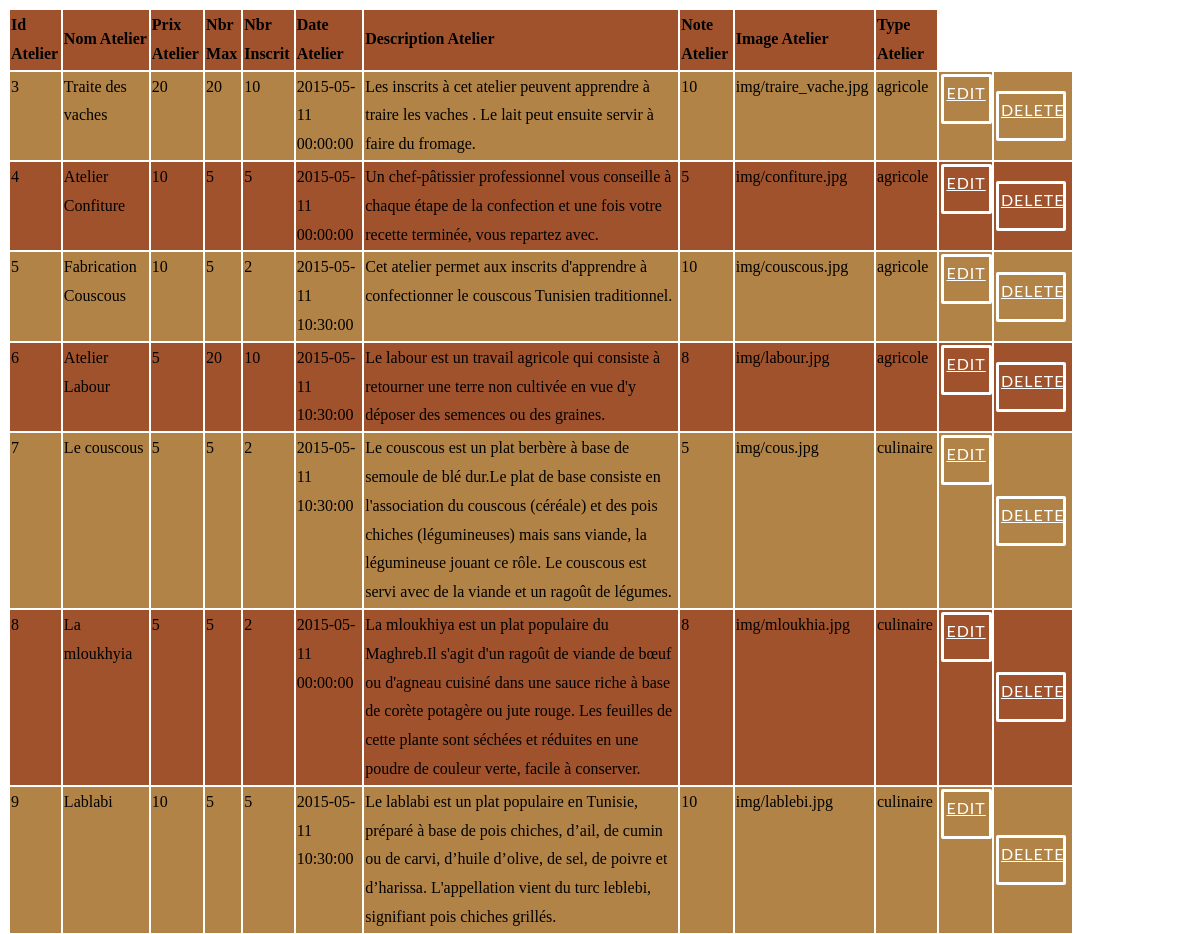
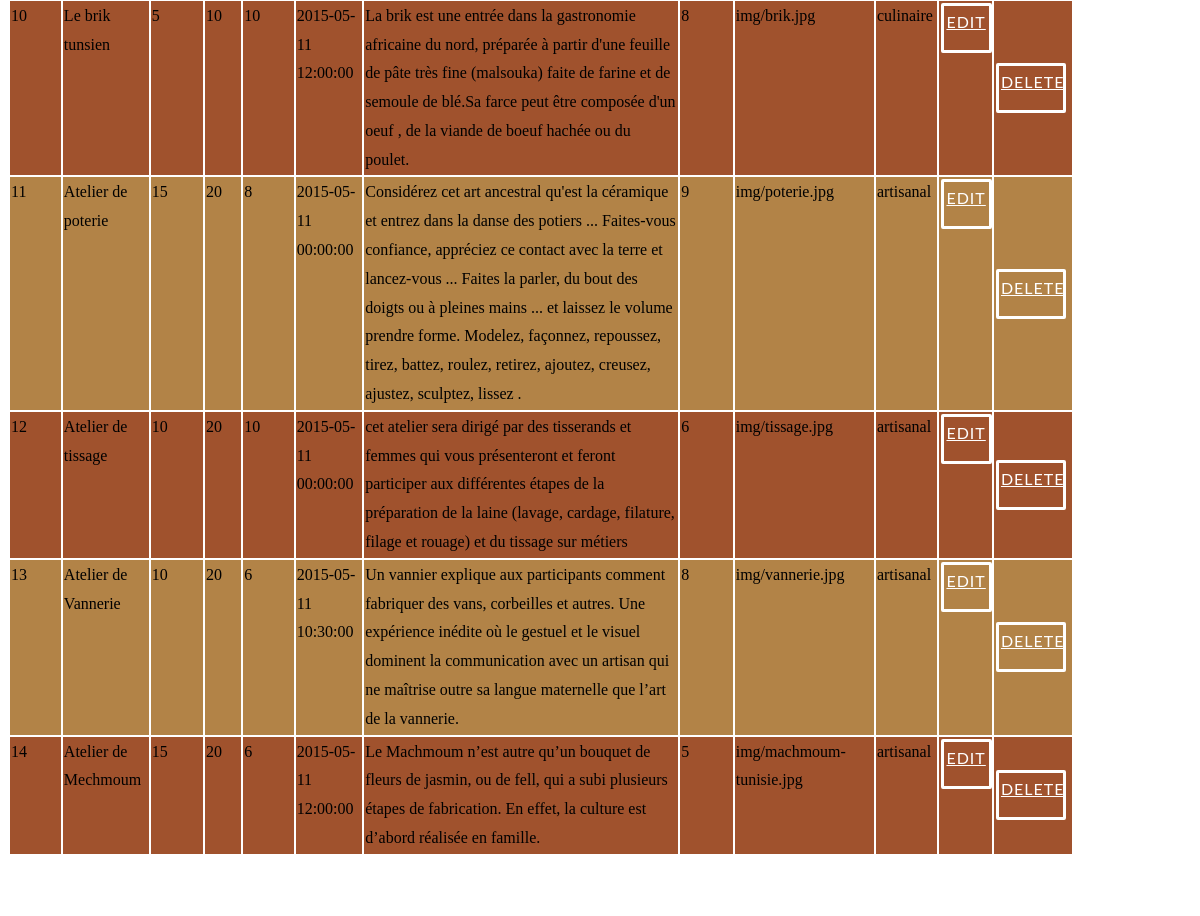
The page /pfc/cpanel/atelier/list.php on the database its author committed (2 pictures, top to bottom).
### tables this page shows
CREATE TABLE IF NOT EXISTS `atelier` (
  `id_atelier` int(11) NOT NULL AUTO_INCREMENT,
  `nom_atelier` varchar(50) NOT NULL,
  `prix_atelier` decimal(10,0) NOT NULL,
  `nbr_max` int(11) NOT NULL,
  `nbr_inscrit` int(11) NOT NULL,
  `date_atelier` datetime NOT NULL,
  `description_atelier` text NOT NULL,
  `note_atelier` decimal(10,0) NOT NULL,
  `image_atelier` varchar(200) NOT NULL,
  `type_atelier` varchar(20) NOT NULL,
  PRIMARY KEY (`id_atelier`)
);

### pfc/cpanel/atelier/list.php (the view, shortened to what this page needs)
<HTML>
	<head>
		<link rel="stylesheet" type="text/css" href="../css/view_style.css">
	</head>
<?php
echo "<table border=0 class='view' >";
echo "<tr>";
echo "<td><b>Id Atelier</b></td>";
echo "<td><b>Nom Atelier</b></td>";
echo "<td><b>Prix Atelier</b></td>";
echo "<td><b>Nbr Max</b></td>";
echo "<td><b>Nbr Inscrit</b></td>";
echo "<td><b>Date Atelier</b></td>";
echo "<td><b>Description Atelier</b></td>";
echo "<td><b>Note Atelier</b></td>";
echo "<td><b>Image Atelier</b></td>";
echo "<td><b>Type Atelier</b></td>";
echo "</tr>";
$result = mysql_query("SELECT * FROM `atelier`") or trigger_error(mysql_error());
while($row = mysql_fetch_array($result)){
foreach($row AS $key => $value) { $row[$key] = stripslashes($value); }
echo "<tr>";
echo "<td valign='top'>" . nl2br( $row['id_atelier']) . "</td>";
echo "<td valign='top'>" . nl2br( $row['nom_atelier']) . "</td>";
echo "<td valign='top'>" . nl2br( $row['prix_atelier']) . "</td>";
echo "<td valign='top'>" . nl2br( $row['nbr_max']) . "</td>";
echo "<td valign='top'>" . nl2br( $row['nbr_inscrit']) . "</td>";
echo "<td valign='top'>" . nl2br( $row['date_atelier']) . "</td>";
echo "<td valign='top'>" . nl2br( $row['description_atelier']) . "</td>";
echo "<td valign='top'>" . nl2br( $row['note_atelier']) . "</td>";
echo "<td valign='top'>" . nl2br( $row['image_atelier']) . "</td>";
echo "<td valign='top'>" . nl2br( $row['type_atelier']) . "</td>";
echo "<td valign='top'><a href=edit.php?id_atelier={$row['id_atelier']} class='popup-button'>Edit</a></td><td><a href=delete.php?id_atelier={$row['id_atelier']} class='popup-button'>Delete</a></td> ";
echo "</tr>";
}
echo "</table>";
echo "<a href=new.php class='popup-button'>New Row</a>";
?>

### pfc/cpanel/css/view_style.css (style rules this page uses)
table { width: 90%; margin :0; height: auto; }
tbody tr:nth-child(even) { background-color: #B28347 !important; line-height : 1.8em; font-size: 100%; }
tbody tr:nth-child(odd) { background-color: #A0522D !important; line-height : 1.8em; font-size: 100%; }
.popup-button { border: 3px solid #FFF !important; padding: 2px !important; background: transparent !important; color: #FFF !important; font-family: 'Lato', Calibri, Arial, sans-serif; font-size: 1em !important; letter-spacing: 1px !important; text-transform: uppercase !important; cursor: pointer !important; display: inline-block !important; width : 80% !important; max-width : 150px; min-height : 40px; margin: 1px !important; border-radius: 2px !important; text-align: center; -webkit-transition: all 0.3s !important; -o-transition: all 0.3s !important; transition: all 0.3s !important; }

### rows shown on the page
atelier: id_atelier "3", nom_atelier "Traite des vaches", prix_atelier "20", nbr_max "20", nbr_inscrit "10", date_atelier "2015-05-11 00:00:00", description_atelier "Les inscrits à cet atelier peuvent apprendre à traire les vaches . Le lait peut ensuite servir à faire du fromage.", note_atelier "10", image_atelier "img/traire_vache.jpg", type_atelier "agricole"
atelier: id_atelier "4", nom_atelier "Atelier Confiture", prix_atelier "10", nbr_max "5", nbr_inscrit "5", date_atelier "2015-05-11 00:00:00", description_atelier "Un chef-pâtissier professionnel vous conseille à chaque étape de la confection et une fois votre recette terminée, vous repartez avec.", note_atelier "5", image_atelier "img/confiture.jpg", type_atelier "agricole"
atelier: id_atelier "5", nom_atelier "Fabrication Couscous", prix_atelier "10", nbr_max "5", nbr_inscrit "2", date_atelier "2015-05-11 10:30:00", description_atelier "Cet atelier permet aux inscrits d'apprendre à confectionner le couscous Tunisien traditionnel.", note_atelier "10", image_atelier "img/couscous.jpg", type_atelier "agricole"
atelier: id_atelier "6", nom_atelier "Atelier Labour", prix_atelier "5", nbr_max "20", nbr_inscrit "10", date_atelier "2015-05-11 10:30:00", description_atelier "Le labour est un travail agricole qui consiste à retourner une terre non cultivée en vue d'y déposer des semences ou des graines.", note_atelier "8", image_atelier "img/labour.jpg", type_atelier "agricole"
atelier: id_atelier "7", nom_atelier "Le couscous", prix_atelier "5", nbr_max "5", nbr_inscrit "2", date_atelier "2015-05-11 10:30:00", description_atelier "Le couscous est un plat berbère à base de semoule de blé dur.Le plat de base consiste en l'association du couscous (céréale) et des pois chiches (légumineuses) mais sans viande, la légumineuse jouant ce rôle. Le couscous est servi avec de la viande et un ragoût de légumes.", note_atelier "5", image_atelier "img/cous.jpg", type_atelier "culinaire"
atelier: id_atelier "8", nom_atelier "La mloukhyia", prix_atelier "5", nbr_max "5", nbr_inscrit "2", date_atelier "2015-05-11 00:00:00", description_atelier "La mloukhiya est un plat populaire du Maghreb.Il s'agit d'un ragoût de viande de bœuf ou d'agneau cuisiné dans une sauce riche à base de corète potagère ou jute rouge. Les feuilles de cette plante sont séchées et réduites en une poudre de couleur verte, facile à conserver.", note_atelier "8", image_atelier "img/mloukhia.jpg", type_atelier "culinaire"
atelier: id_atelier "9", nom_atelier "Lablabi", prix_atelier "10", nbr_max "5", nbr_inscrit "5", date_atelier "2015-05-11 10:30:00", description_atelier "Le lablabi est un plat populaire en Tunisie, préparé à base de pois chiches, d’ail, de cumin ou de carvi, d’huile d’olive, de sel, de poivre et d’harissa. L'appellation vient du turc leblebi, signifiant pois chiches grillés.", note_atelier "10", image_atelier "img/lablebi.jpg", type_atelier "culinaire"
atelier: id_atelier "10", nom_atelier "Le brik tunsien", prix_atelier "5", nbr_max "10", nbr_inscrit "10", date_atelier "2015-05-11 12:00:00", description_atelier "La brik est une entrée dans la gastronomie africaine du nord, préparée à partir d'une feuille de pâte très fine (malsouka) faite de farine et de semoule de blé.Sa farce peut être composée d'un oeuf , de la viande de boeuf hachée ou du poulet.", note_atelier "8", image_atelier "img/brik.jpg", type_atelier "culinaire"
atelier: id_atelier "11", nom_atelier "Atelier de poterie", prix_atelier "15", nbr_max "20", nbr_inscrit "8", date_atelier "2015-05-11 00:00:00", description_atelier "Considérez cet art ancestral qu'est la céramique et entrez dans la danse des potiers ... Faites-vous confiance, appréciez ce contact avec la terre et lancez-vous ... Faites la parler, du bout des doigts ou à pleines mains ... et laissez le volume prendre forme. Modelez, façonnez, repoussez, tirez, battez, roulez, retirez, ajoutez, creusez, ajustez, sculptez, lissez .", note_atelier "9", image_atelier "img/poterie.jpg", type_atelier "artisanal"
atelier: id_atelier "12", nom_atelier "Atelier de tissage", prix_atelier "10", nbr_max "20", nbr_inscrit "10", date_atelier "2015-05-11 00:00:00", description_atelier "cet atelier sera dirigé par des tisserands et femmes qui vous présenteront et feront participer aux différentes étapes de la préparation de la laine (lavage, cardage, filature, filage et rouage) et du tissage sur métiers", note_atelier "6", image_atelier "img/tissage.jpg", type_atelier "artisanal"
atelier: id_atelier "13", nom_atelier "Atelier de Vannerie", prix_atelier "10", nbr_max "20", nbr_inscrit "6", date_atelier "2015-05-11 10:30:00", description_atelier "Un vannier explique aux participants comment fabriquer des vans, corbeilles et autres. Une expérience inédite où le gestuel et le visuel dominent la communication avec un artisan qui ne maîtrise outre sa langue maternelle que l’art de la vannerie.", note_atelier "8", image_atelier "img/vannerie.jpg", type_atelier "artisanal"
atelier: id_atelier "14", nom_atelier "Atelier de Mechmoum", prix_atelier "15", nbr_max "20", nbr_inscrit "6", date_atelier "2015-05-11 12:00:00", description_atelier "Le Machmoum n’est autre qu’un bouquet de fleurs de jasmin, ou de fell, qui a subi plusieurs étapes de fabrication. En effet, la culture est d’abord réalisée en famille.", note_atelier "5", image_atelier "img/machmoum-tunisie.jpg", type_atelier "artisanal"
